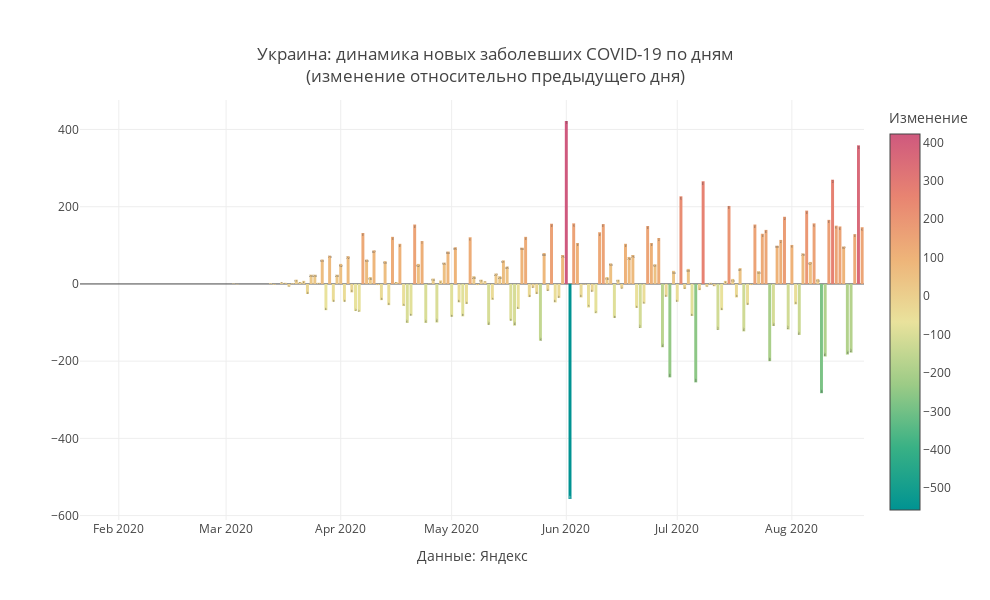

Notebook code for this chart:
### Code cell
mask = X.Country ==my_country
#mask = (X.Date>datetime.date(2020,5,1))&(X.Region==my_region)
Y = X[mask]

Y['base'] = Y['Change_dayconf']*Y['Change_dayconf'].apply(lambda d:0 if d>0 else 1)
Y['Date']= pd.to_datetime(Y.Date)
fig = go.Figure()
fig.add_trace(
              go.Bar(x = Y.Date,y=Y.Change_dayconf,text = Y['Change_dayconf'],textposition = 'inside',hoverinfo='x+y',
                
                #marker_color=Y['Change_dayconf'].apply(lambda d:'crimson' if d>0 else 'green'),
                 marker_color = Y['Change_dayconf'],marker_colorscale = 'Temps',marker_colorbar ={'tickmode':'auto',
                                    'title':{'text':'Изменение','side':'top'}}
                    )   
                )
fig.update_layout(
    annotations=[
#         dict(
#             x='2020-04-13',
#             y=10594,
#             xref="x",
#             yref="y",
#             text="Введение<br>пропускной<br>системы в Москве",
#             showarrow=True,
#             arrowhead=2,
#             ax=0,
#             ay=-60),
#         dict(
#             x='2020-06-09',
#             y=-429,
#             xref="x",
#             yref="y",
#             text="Отмена<br>пропускной<br>системы в Москве",
#             showarrow=True,
#             arrowhead=2,
#             ax=0,
#             ay=60),
        
        dict(x=0.5,y=-0.15,
            showarrow=False,
            text="",
            xref="paper",
            yref="paper")],
                  title=f'{my_country}: динамика новых заболевших COVID-19 по дням<br>(изменение относительно предыдущего дня)',
                  title_x = 0.5,
                  title_y= 0.9,
                  title_xanchor = "center",
                  title_yanchor = "bottom", 
                  legend_x = 0.05,legend_y = 0.98,
                  width = 990, height = 600,template = 'gridon',
    
    
                  xaxis_title='Данные: Яндекс',
    yaxis_title = ' '
)


fig.show()

### Figure 1 — Plotly figure (JSON) as saved in the notebook; plotly's stock layout.template omitted (floating-point values rounded to 4 significant figures; data arrays with more than 128 entries replaced by an {"elided": "..."} marker saying what was removed)
{"data": [{"hoverinfo": "x+y", "marker": {"color": {"elided": "212 int values"}, "colorbar": {"tickmode": "auto", "title": {"side": "top", "text": "Изменение"}}, "colorscale": [[0, "rgb(0, 147, 146)"], [0.1667, "rgb(57, 177, 133)"], [0.3333, "rgb(156, 203, 134)"], [0.5, "rgb(233, 226, 156)"], [0.6667, "rgb(238, 180, 121)"], [0.8333, "rgb(232, 132, 113)"], [1, "rgb(207, 89, 126)"]]}, "text": {"elided": "212 int values"}, "textposition": "inside", "type": "bar", "x": {"elided": "212 str values"}, "y": {"elided": "212 int values"}}], "layout": {"annotations": [{"showarrow": false, "text": "", "x": 0.5, "xref": "paper", "y": -0.15, "yref": "paper"}], "height": 600, "legend": {"x": 0.05, "y": 0.98}, "title": {"text": "Украина: динамика новых заболевших COVID-19 по дням<br>(изменение относительно предыдущего дня)", "x": 0.5, "xanchor": "center", "y": 0.9, "yanchor": "bottom"}, "width": 990, "xaxis": {"title": {"text": "Данные: Яндекс"}}, "yaxis": {"title": {"text": " "}}}}
